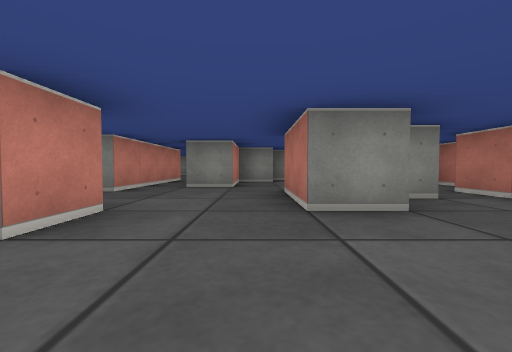
[1] (above)

15 first-person views from a walk through a cub3D level. The camera is about half as high as the walls, tilts 2° down and sees 90° across. The floor is counted in squares. Each view is taken from the middle of a square. On the plan, view 1 faces up. The plan holds only what a view shows up to about 9 squares ahead; the rest is blank.

[2]
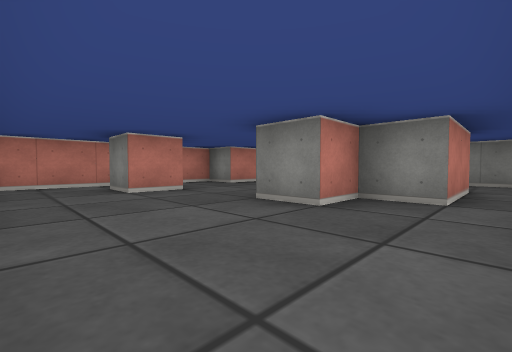

[3]
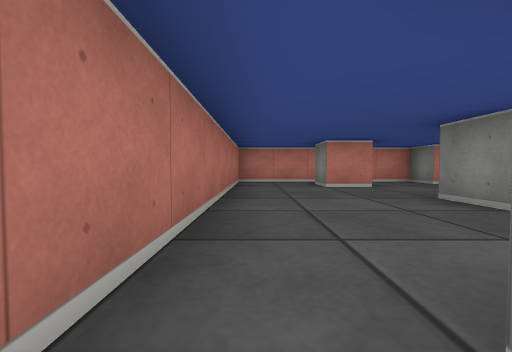

[4]
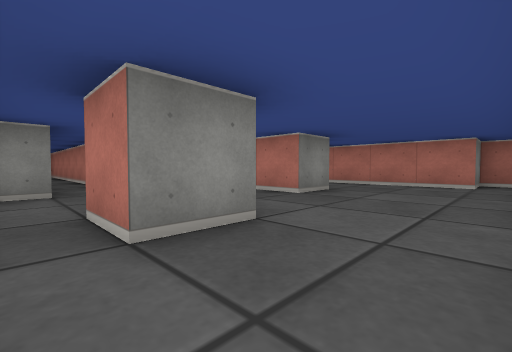

[5]
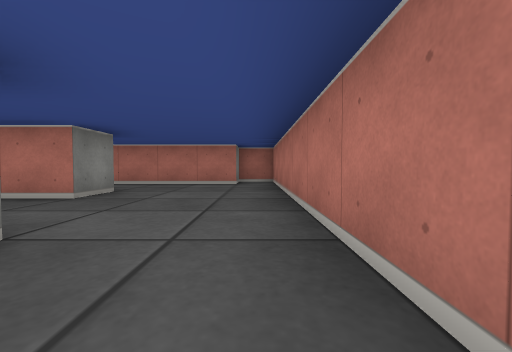

[6]
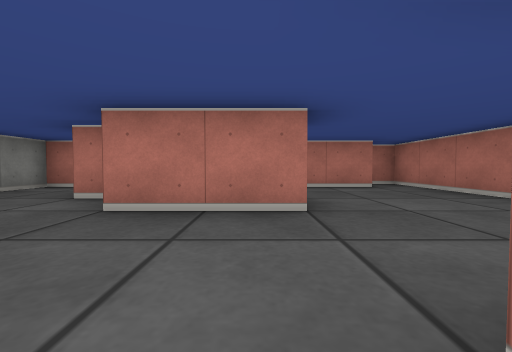

[7]
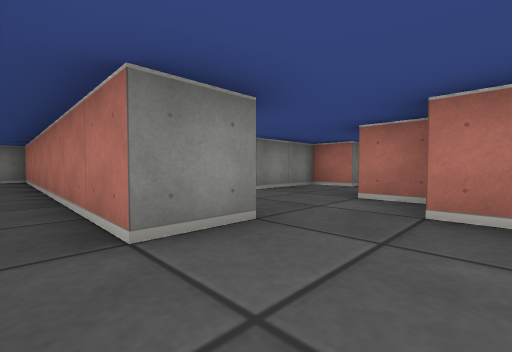

[8]
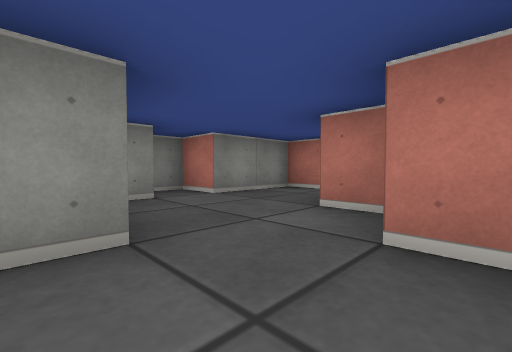

[9]
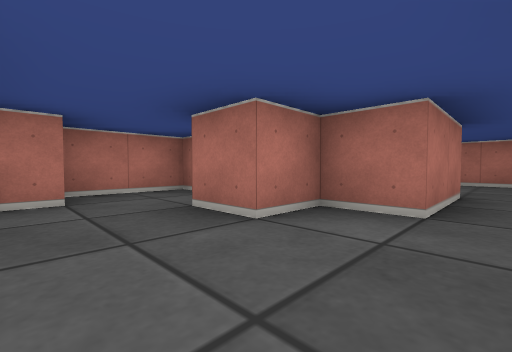

[10]
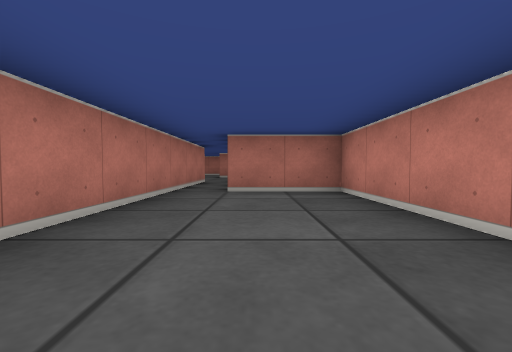

[11]
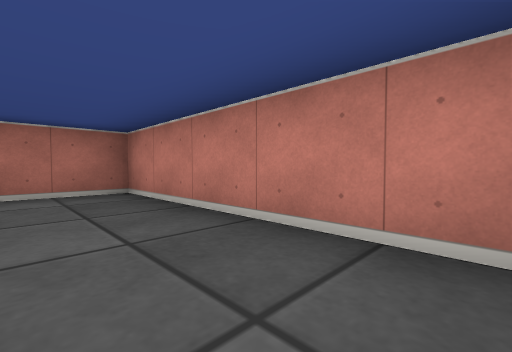

[12]
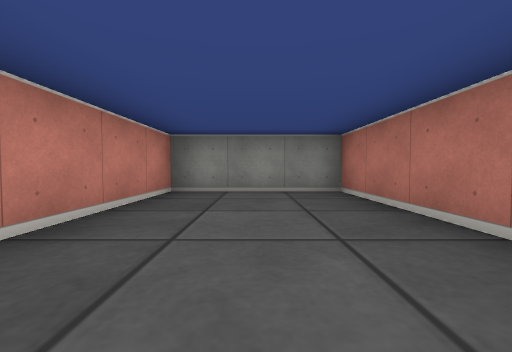

[13]
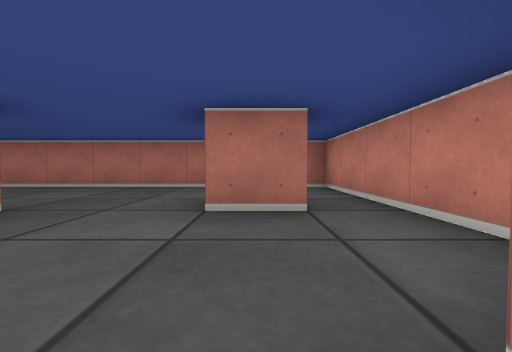

[14]
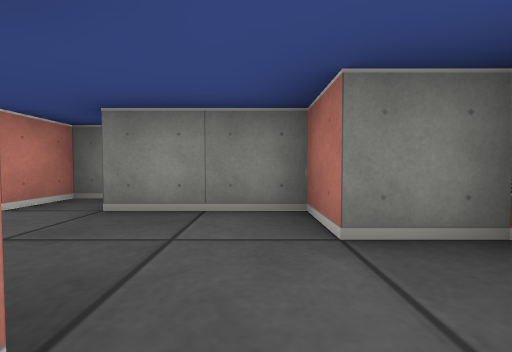

[15]
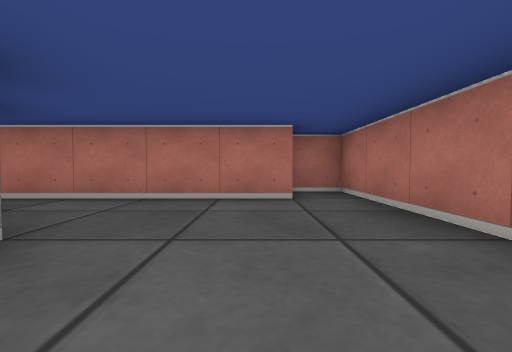

### Floor plan
Points are (right, up) in squares from view 1. A wall is a line through its corners. A room is listed if a view was taken in it or the views show most of it. See-through windows are left out.
Room 1 (views 1, 2, 3, 4, 5, 6, 7, 8, 9, 13, 15)
walls: (-1.5, 2.5) (-1.5, 1.5) (-2.5, 1.5) (-2.5, 2.5) (-1.5, 2.5); (2.5, 4.5) (2.5, 3.5) (1.5, 3.5) (1.5, 2.5) (0.5, 2.5) (0.5, 4.5) (1.5, 4.5) (1.5, 5.5) (2.5, 5.5); (2.5, 7.5) (1.5, 7.5) (1.5, 8.5) (0.5, 8.5) (0.5, 7.5) (-0.5, 7.5) (-0.5, 5.5) (-1.5, 5.5) (-1.5, 8.5); (-2.5, 8.5) (-2.5, 4.5) (-3.5, 4.5) (-3.5, -0.5) (4.5, -0.5) (4.5, 0.5) (3.5, 0.5) (3.5, 4.5)
ways out: opening at (-2, 9) to room 2; opening at (2, 6.5) to room 3; opening at (3, 4) to room 3
Room 2 (views 10, 11, 12)
walls: (-1.5, 8.5) (-1.5, 13.5) (-4.5, 13.5) (-4.5, 8.5) (-2.5, 8.5)
ways out: opening at (-2, 9) to room 1
Room 3 (view 14)
walls: (2.5, 5.5) (2.5, 4.5); (4.5, 4.5) (4.5, 6.5) (3.5, 6.5) (3.5, 7.5) (2.5, 7.5)
ways out: opening at (2, 6.5) to room 1; opening at (3, 4) to room 1

Positions as (right, up) in squares from view 1, and headings:
1: (0, 0), facing up
2: (3, 0), facing up-left
3: (4, 0), facing left
4: (-3, 0), facing up-right
5: (-3, 0), facing right
6: (-2, 3), facing right
7: (-2, 4), facing up-right
8: (-1, 4), facing up-right
9: (0, 7), facing down-right
10: (-3, 13), facing down
11: (-3, 13), facing down-left
12: (-3, 9), facing up
13: (-2, 5), facing down
14: (3, 5), facing up
15: (0, 1), facing right
